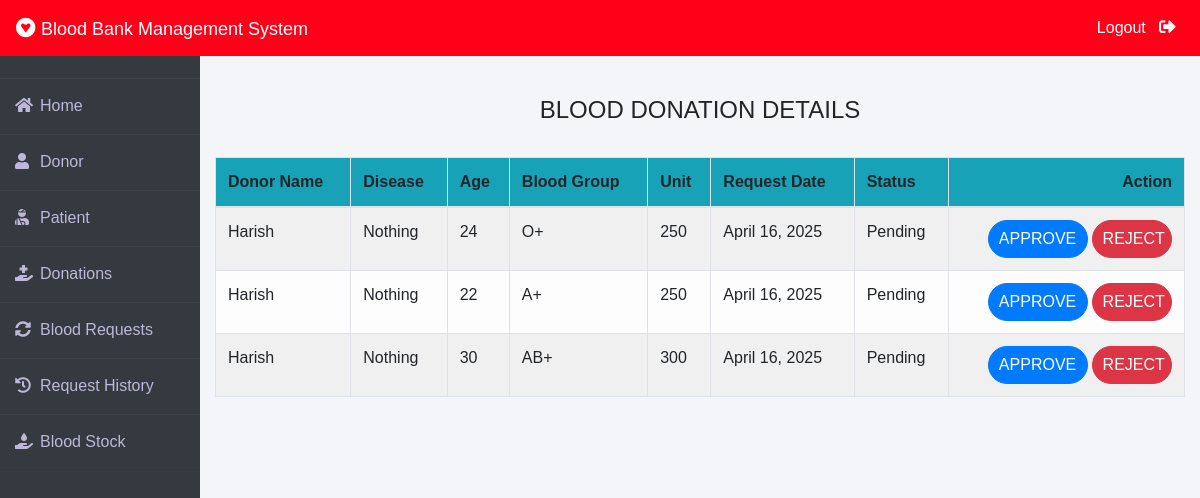
The app's page /admin-donation (signed in) with its own data.
### donor/models.py (models this page shows, shortened)
class BloodDonate(models.Model):
    donor=models.ForeignKey(Donor,on_delete=models.CASCADE)
    disease=models.CharField(max_length=100,default="Nothing")
    age=models.PositiveIntegerField()
    bloodgroup=models.CharField(max_length=10)
    unit=models.PositiveIntegerField(default=0)
    status=models.CharField(max_length=20,default="Pending")
    date=models.DateField(auto_now=True)

class Donor(models.Model):
    user=models.OneToOneField(User,on_delete=models.CASCADE)
    profile_pic= models.ImageField(upload_to='profile_pic/Donor/',null=True,blank=True)
    bloodgroup=models.CharField(max_length=10)
    address = models.CharField(max_length=40)
    mobile = models.CharField(max_length=20,null=False)
    def __str__(self):
        return self.user.first_name

### blood/views.py (the view)
# urls.py: path('admin-donation', views.admin_donation_view,name='admin-donation'),
@login_required(login_url='adminlogin')
def admin_donation_view(request):
    donations=dmodels.BloodDonate.objects.all()
    return render(request,'blood/admin_donation.html',{'donations':donations})

### templates/blood/admin_donation.html (shortened to what this page needs)
{% extends 'blood/adminbase.html' %}
{% block content %}
{% load widget_tweaks %}
{%load static%}
<head>
   </head>
<br><br>
<div class="container">
    <H4 class="text-center">BLOOD DONATION DETAILS</H4><br>
    <table class="table table-light table-hover table-bordered table-striped">
        <thead class="bg-info">
            <tr>
                <th scope="col">Donor Name</th>
                <th scope="col">Disease</th>
                <th scope="col">Age</th>
                <th scope="col">Blood Group</th>
                <th scope="col">Unit</th>
                <th scope="col">Request Date</th>
                <th scope="col">Status</th>
                <th class="text-right">Action</th>
            </tr>
        </thead>
        <tbody>
            {% for t in donations %}
            <tr>
                <td> {{t.donor}}</td>
                <td> {{t.disease}}</td>
                <td> {{t.age}}</td>
                <td>{{t.bloodgroup}}</td>
                <td>{{t.unit}}</td>
                <td>{{t.date}}</td>
                <td>{{t.status}}</td>
                {% if t.status == 'Pending' %}
                <td class="text-right">
                    <button class="btn btn-primary badge-pill" style="width: 100px;"><a  style="text-decoration: none;color: white;" href="{% url 'approve-donation' t.id  %}">APPROVE</a> </button>
                    <button class="btn btn-danger badge-pill" style="width: 80px;"><a  style="text-decoration: none;color: white;" href="{% url 'reject-donation' t.id  %}">REJECT</a> </button>
                </td>
                {% elif  t.status == 'Approved' %}
                <td><span class="label warning">{{t.unit}} Unit Added To Stock</span></td>
                {% else %}
                <td><span class="label danger">0 Unit Added To Stock</span></td>
                {% endif %}
            </tr>
            {% endfor %}
        </tbody>
    </table>
</div>
{% endblock content %}

### templates/blood/adminbase.html (shortened to what this page needs)
<!DOCTYPE html>
<html lang="en">
<head>
    <link rel="stylesheet" href="https://maxcdn.bootstrapcdn.com/bootstrap/4.0.0/css/bootstrap.min.css">
    <link rel="stylesheet" href="https://cdnjs.cloudflare.com/ajax/libs/font-awesome/5.14.0/css/all.css">
</head>
<body>
    <nav class="navbar navbar-expand-lg navbar-light fixed-top bg-danger">
        <a style="color:white;" class="navbar-brand" href="/"><i class="fab fa-gratipay"></i>&nbsp;<font face = "Comic sans MS" size ="4">Blood Bank Management System</font></a>
        <div class="navbar-collapse collapse w-100 order-3 dual-collapse2">
            <ul class="navbar-nav ml-auto">
                <li class="nav-item">
                    <a class="nav-link" style="color: white;" href="/logout">Logout &nbsp; <i class="fas fa-sign-out-alt"></i></a>
                </li>
            </ul>
        </div>
      </nav>
<br><br>
<div class="wrapper">
    <div class="sidebar">
        <ul>
            <li><a style="text-decoration:none;" href="/"><i class="fas fa-home"></i>Home</a></li>
            <li><a style="text-decoration:none;" href="/admin-donor"><i class="fas fa-user"></i>Donor</a></li>
            <li><a style="text-decoration:none;" href="/admin-patient"><i class="fas fa-user-injured"></i>Patient</a></li>
            <li><a style="text-decoration:none;" href="/admin-donation"><i class="fas fa-hand-holding-medical"></i>Donations</a></li>
            <li><a style="text-decoration:none;" href="/admin-request"><i class="fas fa-sync-alt"></i>Blood Requests</a></li>
            <li><a style="text-decoration:none;" href="/admin-request-history"><i class="fas fa-history"></i>Request History</a></li>
            <li><a style="text-decoration:none;" href="/admin-blood"><i class="fas fa-hand-holding-water"></i>Blood Stock</a></li>
        </ul>
    </div>
    <div class="main_content">
{% block content %}
{% endblock content %}
    </div>
</div>
</body>
</html>

### templates/blood/adminbase.html (style rules this page uses)
* { margin: 0; padding: 0; box-sizing: border-box; list-style: none; text-decoration: none; font-family: 'Josefin Sans', sans-serif; }
body { background-color: #f3f5f9; }
.bg-danger { background-color: #ff0018!important; }
.wrapper { display: flex; position: relative; }
.wrapper .sidebar { width: 200px; height: 100%; background: #343a40; padding: 30px 0px; position: fixed; }
.wrapper .sidebar ul li { padding: 15px; border-bottom: 1px solid #bdb8d7; border-bottom: 1px solid rgba(0,0,0,0.05); border-top: 1px solid rgba(255,255,255,0.05); }
.wrapper .sidebar ul li a { color: #bdb8d7; display: block; }
.wrapper .sidebar ul li a .fas { width: 25px; }
.wrapper .main_content { width: 100%; margin-left: 200px; }
.fa-sign-out-alt { color: white; font-size: 2ex; }

### records on screen
BloodDonate: donor "Harish", disease "Nothing", age "24", bloodgroup "O+", unit "250", date "April 16, 2025", status "Pending", shows "APPROVE"
BloodDonate: donor "Harish", disease "Nothing", age "22", bloodgroup "A+", unit "250", date "April 16, 2025", status "Pending", shows "APPROVE"
BloodDonate: donor "Harish", disease "Nothing", age "30", bloodgroup "AB+", unit "300", date "April 16, 2025", status "Pending", shows "APPROVE"
